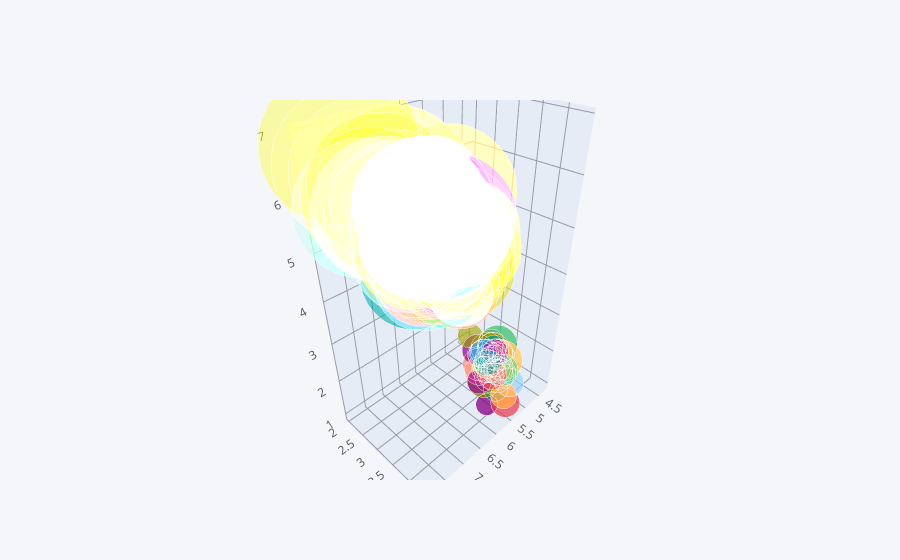

Here is the notebook cell this chart was saved with:
### Code cell
df.iplot(x ="sepal_length",y = "sepal_width",kind = "bubble3d",z="petal_length" ,size ="petal_length")
# bubble plot

### Figure 1 — Plotly figure (JSON) as saved in the notebook; plotly's stock layout.template omitted (floating-point values rounded to 4 significant figures; data arrays with more than 128 entries replaced by an {"elided": "..."} marker saying what was removed)
{"data": [{"marker": {"color": {"elided": "150 str values"}, "opacity": 0.8, "size": {"elided": "150 int values"}, "symbol": "circle"}, "mode": "markers", "text": {"elided": "150 str values"}, "type": "scatter3d", "x": {"elided": "150 float values"}, "y": {"elided": "150 float values"}, "z": {"elided": "150 float values"}}], "layout": {"legend": {"bgcolor": "#F5F6F9", "font": {"color": "#4D5663"}}, "paper_bgcolor": "#F5F6F9", "plot_bgcolor": "#F5F6F9", "scene": {"xaxis": {"gridcolor": "#9499A3", "showgrid": true, "tickfont": {"color": "#4D5663"}, "title": {"font": {"color": "#4D5663"}, "text": ""}, "zerolinecolor": "#9499A3"}, "yaxis": {"gridcolor": "#9499A3", "showgrid": true, "tickfont": {"color": "#4D5663"}, "title": {"font": {"color": "#4D5663"}, "text": ""}, "zerolinecolor": "#9499A3"}, "zaxis": {"gridcolor": "#9499A3", "showgrid": true, "tickfont": {"color": "#4D5663"}, "title": {"font": {"color": "#4D5663"}, "text": ""}, "zerolinecolor": "#9499A3"}}, "title": {"font": {"color": "#4D5663"}}}}
